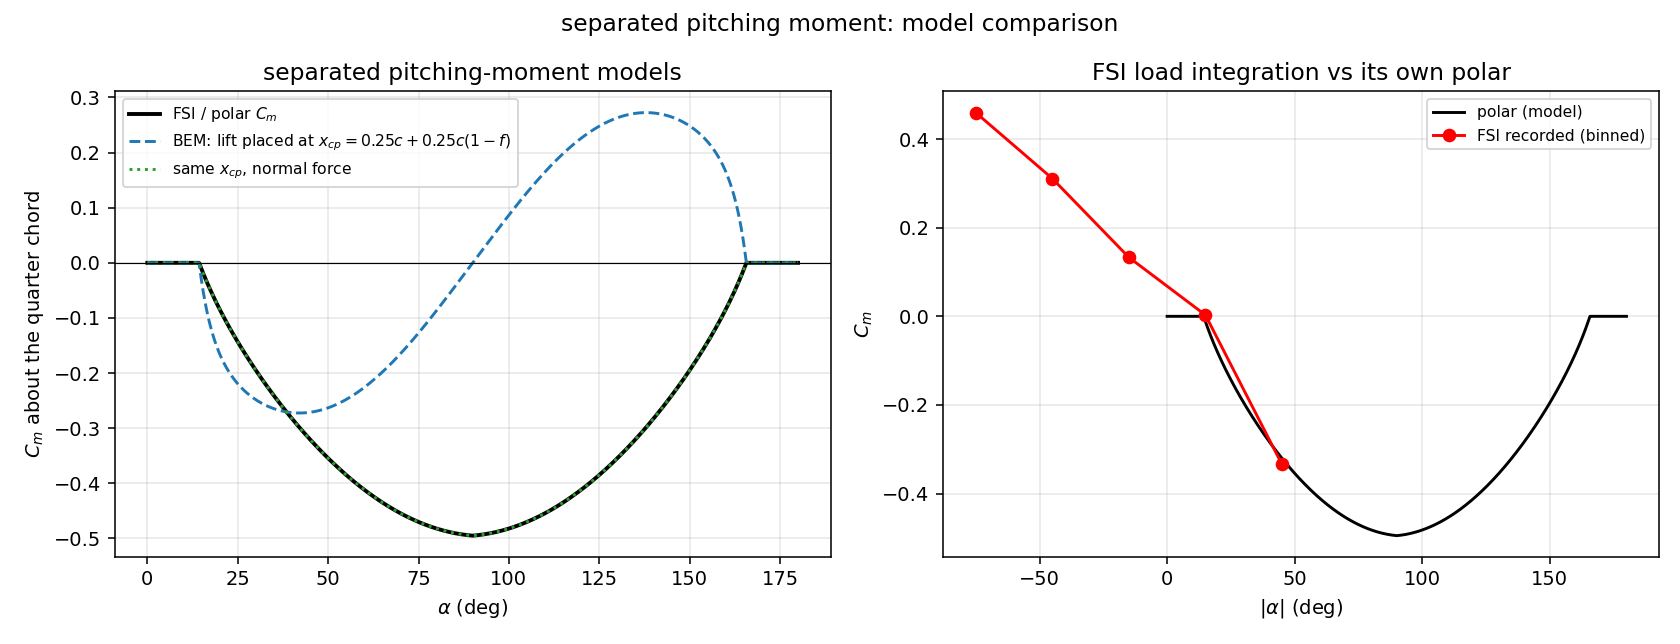

Recreate this plot in Python.
"""
moment_model_check.py
=====================
Side-by-side comparison of the *separated pitching-moment model* used by the
FSI stall layer and by the BEM, plus a data-driven check against the FSI's
recorded moment.

Both codes model the aft shift of the load in separated flow, but they apply it
to different quantities:

  BEM   xcp = 0.25c + 0.25c*(1 - f)   and the *lift* Cl is placed there, so
        Cm(1/4c) = -0.25*(1 - f)*Cl + Cm_table

  FSI   the separated normal force Cn_sep acts at cp_sep = 0.5c, i.e.
        Cm(1/4c) = -(cp_sep - 0.25)*Cn_sep*(1 - f_s)      (the polar's own Cm)

with the SAME separation parameter (the FSI's f uses the identical
``_fstat`` closure as the BEM's, and case D feeds the BEM this same polar).

At alpha = 90 deg the two differ qualitatively: Cl -> 0, so the BEM's moment
vanishes, whereas a flat plate normal to the flow has Cn = 2 acting at mid-chord,
so the moment about the quarter chord is -0.5.  The FSI model is the physical
one there; this script quantifies the difference over the whole stalled range.

Also bins the FSI's *recorded* Cm from its history file against alpha, which
validates the load integration end to end (the recorded moment should reproduce
the polar in quasi-steady separated flow).  For that part the history must come
from a run with the **stall layer on** — a potential run reports the DVM's own
~zero Cm.  Without an argument the script picks a stall history if one is
present (`fsi_history_bem_stall_tsr1p00.txt`), else the validation history.

Usage:  python3 moment_model_check.py [history_file]
"""

from __future__ import annotations

import sys
import os

import numpy as np
import matplotlib
matplotlib.use('Agg')
import matplotlib.pyplot as plt

from aero_correction import StaticPolar

TWO_PI = 2.0 * np.pi


def fstat(cl, cla=2.0 * np.pi):
    """Separation parameter f in [0,1] from the normal-force reference pair."""
    a = np.linspace(-np.pi, np.pi, len(cl))
    Cl_att = cla * np.sin(a) * np.cos(a)
    Cl_sep = 2.0 * np.sin(a) * np.cos(a)
    den = Cl_att - Cl_sep
    good = np.abs(den) > 1e-3
    f = np.where(good, (cl - Cl_sep) / np.where(good, den, 1.0), 1.0)
    # same degeneracy guard as StaticPolar.viterna: at |alpha| = 90 deg the
    # section is fully separated (n = 0), not attached
    f = np.where(np.abs(np.cos(a)) < 1e-6, 0.0, f)
    return np.clip(f, 0.0, 1.0)


def main():
    if len(sys.argv) > 1:
        hist = sys.argv[1]
    else:
        # prefer a stalled run: the binned check compares the recorded moment
        # against the *separated-polar* moment, which only exists when the stall
        # layer is active (a potential run reports the DVM's own ~zero Cm)
        for cand in ('fsi_history_bem_stall_tsr1p00.txt',
                     'fsi_history_bem_tsr1p00.txt',
                     'fsi_validation_history_tsr3p00_stall.txt',
                     'fsi_validation_history.txt'):
            if os.path.exists(cand):
                hist = cand
                break
        else:
            hist = 'fsi_validation_history.txt'
    pol = StaticPolar.viterna(alpha_stall=14.0, cd0=8.0e-3)
    a = pol.alpha
    ad = np.degrees(a)
    m = (ad >= 0.0) & (ad <= 180.0)

    cl, cd, cm = pol.cl, pol.cd, pol.cm
    f = fstat(cl)
    s, c = np.sin(a), np.cos(a)
    Cn_sep = s * (1.98 * s * s + 2.0 * c * c)

    Cm_fsi = cm                                   # what the FSI/its polar uses
    Cm_bem_arm = -0.25 * (1.0 - f) * cl           # BEM: lift placed at xcp
    Cm_bem_full = -0.25 * (1.0 - f) * Cn_sep      # same, but with the normal force

    print("=" * 78)
    print("separated pitching-moment models (about the quarter chord)")
    print("=" * 78)
    print(f"polar: {pol.name}")
    print("\n  alpha   Cl     Cd      Cn_sep    f     Cm_FSI   Cm_BEM(Cl arm) "
          " Cm_BEM(Cn arm)")
    for d in (10, 14, 20, 30, 45, 60, 75, 90, 110, 135, 160, 170):
        i = int(np.argmin(np.abs(ad - d)))
        print(f"  {d:5.0f}  {cl[i]:+6.3f} {cd[i]:6.3f}  {Cn_sep[i]:+7.3f} "
              f"{f[i]:5.2f}  {Cm_fsi[i]:+7.3f}  {Cm_bem_arm[i]:+12.3f}  "
              f"{Cm_bem_full[i]:+12.3f}")

    print(f"\n  mean |Cm_FSI - Cm_BEM(Cl arm)|  over 0-90 deg : "
          f"{np.mean(np.abs(Cm_fsi[m & (ad <= 90)] - Cm_bem_arm[m & (ad <= 90)])):.4f}")
    print(f"  mean |Cm_FSI - Cm_BEM(Cn arm)|  over 0-90 deg : "
          f"{np.mean(np.abs(Cm_fsi[m & (ad <= 90)] - Cm_bem_full[m & (ad <= 90)])):.4f}")
    i90 = int(np.argmin(np.abs(ad - 90.0)))
    print(f"  at 90 deg: Cm_FSI = {Cm_fsi[i90]:+.4f} (Cn_sep = 2 at mid-chord), "
          f"Cm_BEM(Cl arm) = {Cm_bem_arm[i90]:+.4f} (Cl -> 0)")

    # ------------------------------------------------ data-driven FSI check
    have_hist = True
    try:
        d = np.genfromtxt(hist, names=True)
        alpha_h = d['alpha']
        cm_h = d['Cm']
        W = d['W']
        good = np.abs(W) > 4.0
    except Exception as e:                                        # pragma: no cover
        have_hist = False
        print(f"\n(no usable history in {hist}: {e})")

    if have_hist:
        # signed alpha bins over the last quarter of the run (steady cycle),
        # live wind only: the model moment is odd in alpha, so |alpha| bins
        # would average +Cm and -Cm together
        n0 = int(0.75 * len(alpha_h))
        bins = np.arange(-180.0, 180.1, 30.0)
        cen = 0.5 * (bins[1:] + bins[:-1])
        an = np.degrees(((alpha_h + np.pi) % TWO_PI) - np.pi)
        got = np.full(len(cen), np.nan)
        mod = np.full(len(cen), np.nan)
        cnt = np.zeros(len(cen), int)
        for i in range(len(cen)):
            sel = good & (np.arange(len(an)) >= n0)
            sel &= (an >= bins[i]) & (an < bins[i + 1])
            cnt[i] = int(sel.sum())
            if cnt[i] > 3:
                got[i] = cm_h[sel].mean()
                mod[i] = np.interp(cen[i], ad, cm)
        print("\n  FSI recorded Cm vs signed alpha (last 25 % of the run, "
              "live wind |W| > 4 m/s):")
        print("    alpha bin   : " + " ".join(f"{c:7.0f}" for c in cen))
        print("    samples     : " + " ".join(f"{n:7d}" for n in cnt))
        print("    recorded    : " + " ".join(f"{v:+7.3f}" for v in got))
        print("    polar model : " + " ".join(f"{v:+7.3f}" for v in mod))
        v = (~np.isnan(got)) & (~np.isnan(mod)) & (cnt > 5)
        if v.sum():
            print(f"    mean |recorded - polar| over populated bins = "
                  f"{np.mean(np.abs(got[v] - mod[v])):.4f}"
                  f"   (max |Cm| = {np.nanmax(np.abs(mod)):.3f})")

    # --------------------------------------------------------------- figure
    fig, ax = plt.subplots(1, 2, figsize=(12, 4.6))
    ax[0].plot(ad[m], cm[m], 'k-', lw=2, label='FSI / polar $C_m$')
    ax[0].plot(ad[m], Cm_bem_arm[m], 'C0--', lw=1.5,
               label='BEM: lift placed at $x_{cp}=0.25c+0.25c(1-f)$')
    ax[0].plot(ad[m], Cm_bem_full[m], 'C2:', lw=1.5,
               label='same $x_{cp}$, normal force')
    ax[0].axhline(0, color='k', lw=0.6)
    ax[0].set_xlabel('$\\alpha$ (deg)')
    ax[0].set_ylabel('$C_m$ about the quarter chord')
    ax[0].set_title('separated pitching-moment models')
    ax[0].legend(fontsize=8)
    ax[0].grid(alpha=0.3)

    if have_hist:
        ax[1].plot(ad[m], cm[m], 'k-', lw=1.5, label='polar (model)')
        v = ~np.isnan(got)
        ax[1].plot(cen[v], got[v], 'ro-', label='FSI recorded (binned)')
        ax[1].set_xlabel('$|\\alpha|$ (deg)')
        ax[1].set_ylabel('$C_m$')
        ax[1].set_title('FSI load integration vs its own polar')
        ax[1].legend(fontsize=8)
        ax[1].grid(alpha=0.3)
    fig.suptitle('separated pitching moment: model comparison', fontsize=12)
    fig.tight_layout()
    fig.savefig('moment_model_check.png', dpi=140)
    plt.close(fig)
    print("\nsaved moment_model_check.png")


if __name__ == '__main__':
    main()
